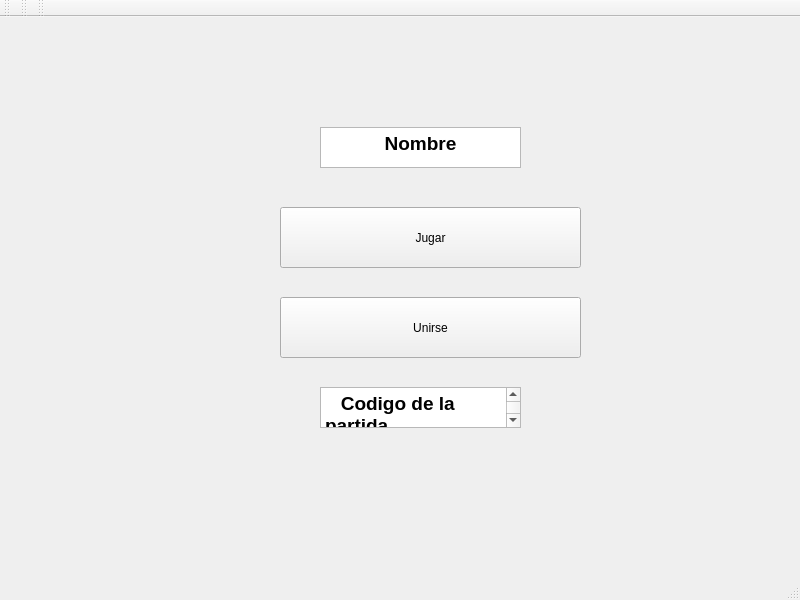
<?xml version="1.0" encoding="UTF-8"?>
<ui version="4.0">
 <class>MainWindow</class>
 <widget class="QMainWindow" name="MainWindow">
  <property name="geometry">
   <rect>
    <x>0</x>
    <y>0</y>
    <width>800</width>
    <height>600</height>
   </rect>
  </property>
  <property name="windowTitle">
   <string>MainWindow</string>
  </property>
  <property name="styleSheet">
   <string notr="true">background-image: url(:/imagenes/menu.png);</string>
  </property>
  <widget class="QWidget" name="centralwidget">
   <widget class="QPushButton" name="pushButton">
    <property name="geometry">
     <rect>
      <x>280</x>
      <y>280</y>
      <width>301</width>
      <height>61</height>
     </rect>
    </property>
    <property name="text">
     <string>Unirse</string>
    </property>
   </widget>
   <widget class="QPushButton" name="pushButton_3">
    <property name="geometry">
     <rect>
      <x>280</x>
      <y>190</y>
      <width>301</width>
      <height>61</height>
     </rect>
    </property>
    <property name="text">
     <string>Jugar</string>
    </property>
   </widget>
   <widget class="QTextEdit" name="textEdit">
    <property name="geometry">
     <rect>
      <x>320</x>
      <y>110</y>
      <width>201</width>
      <height>41</height>
     </rect>
    </property>
    <property name="documentTitle">
     <string/>
    </property>
    <property name="html">
     <string>&lt;!DOCTYPE HTML PUBLIC &quot;-//W3C//DTD HTML 4.0//EN&quot; &quot;http://www.w3.org/TR/REC-html40/strict.dtd&quot;&gt;
&lt;html&gt;&lt;head&gt;&lt;meta name=&quot;qrichtext&quot; content=&quot;1&quot; /&gt;&lt;style type=&quot;text/css&quot;&gt;
p, li { white-space: pre-wrap; }
&lt;/style&gt;&lt;/head&gt;&lt;body style=&quot; font-family:'Cantarell'; font-size:11pt; font-weight:400; font-style:normal;&quot;&gt;
&lt;p align=&quot;center&quot; style=&quot; margin-top:0px; margin-bottom:0px; margin-left:0px; margin-right:0px; -qt-block-indent:0; text-indent:0px;&quot;&gt;&lt;span style=&quot; font-size:14pt; font-weight:600;&quot;&gt;Nombre&lt;/span&gt;&lt;/p&gt;&lt;/body&gt;&lt;/html&gt;</string>
    </property>
   </widget>
   <widget class="QTextEdit" name="textEdit_2">
    <property name="geometry">
     <rect>
      <x>320</x>
      <y>370</y>
      <width>201</width>
      <height>41</height>
     </rect>
    </property>
    <property name="documentTitle">
     <string/>
    </property>
    <property name="html">
     <string>&lt;!DOCTYPE HTML PUBLIC &quot;-//W3C//DTD HTML 4.0//EN&quot; &quot;http://www.w3.org/TR/REC-html40/strict.dtd&quot;&gt;
&lt;html&gt;&lt;head&gt;&lt;meta name=&quot;qrichtext&quot; content=&quot;1&quot; /&gt;&lt;style type=&quot;text/css&quot;&gt;
p, li { white-space: pre-wrap; }
&lt;/style&gt;&lt;/head&gt;&lt;body style=&quot; font-family:'Cantarell'; font-size:11pt; font-weight:400; font-style:normal;&quot;&gt;
&lt;p style=&quot; margin-top:0px; margin-bottom:0px; margin-left:0px; margin-right:0px; -qt-block-indent:0; text-indent:0px;&quot;&gt;&lt;span style=&quot; font-size:14pt; font-weight:600;&quot;&gt;   Codigo de la partida&lt;/span&gt;&lt;/p&gt;&lt;/body&gt;&lt;/html&gt;</string>
    </property>
   </widget>
  </widget>
  <widget class="QMenuBar" name="menubar">
   <property name="geometry">
    <rect>
     <x>0</x>
     <y>0</y>
     <width>800</width>
     <height>24</height>
    </rect>
   </property>
  </widget>
  <widget class="QStatusBar" name="statusbar"/>
  <widget class="QToolBar" name="toolBar">
   <property name="windowTitle">
    <string>toolBar</string>
   </property>
   <attribute name="toolBarArea">
    <enum>TopToolBarArea</enum>
   </attribute>
   <attribute name="toolBarBreak">
    <bool>false</bool>
   </attribute>
  </widget>
  <widget class="QToolBar" name="toolBar_2">
   <property name="windowTitle">
    <string>toolBar_2</string>
   </property>
   <attribute name="toolBarArea">
    <enum>TopToolBarArea</enum>
   </attribute>
   <attribute name="toolBarBreak">
    <bool>false</bool>
   </attribute>
  </widget>
  <widget class="QToolBar" name="toolBar_3">
   <property name="windowTitle">
    <string>toolBar_3</string>
   </property>
   <attribute name="toolBarArea">
    <enum>TopToolBarArea</enum>
   </attribute>
   <attribute name="toolBarBreak">
    <bool>false</bool>
   </attribute>
  </widget>
 </widget>
 <resources/>
 <connections/>
</ui>
